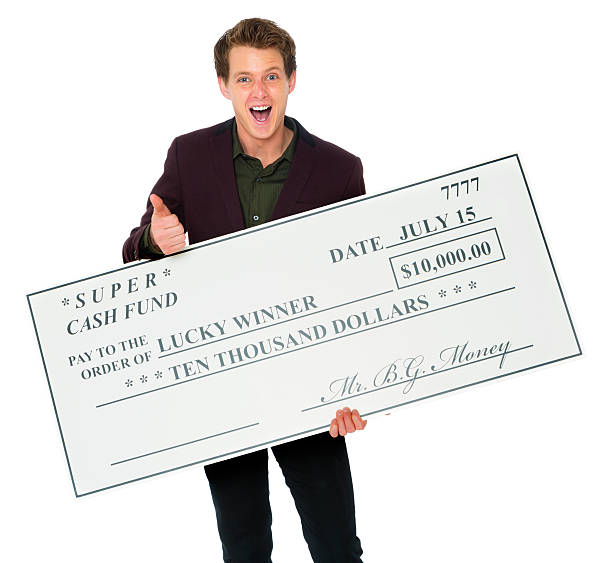
#> input picture samples/check8.jpg, 612 x 563 px
$ jupyter execute --allow-errors AssumingGoodPicture.ipynb   (shell and % lines are left out)
#> lines starting #> are read from the running program, lines starting #| are printed output that depends on the picture
[cell 1]

import torch
TORCH_VERSION = ".".join(torch.__version__.split(".")[:2])
CUDA_VERSION = torch.__version__.split("+")[-1]
print("torch: ", TORCH_VERSION, "; cuda: ", CUDA_VERSION)
#> (the rest of this cell did not finish here and is left out)

[cell 2]
import pytesseract
import argparse
import imutils
import cv2
import cv2 as cv
import re
import numpy as np
import math

import matplotlib.pyplot as plt
import matplotlib.image as mpimg
from PIL import Image

[cell 3]
def pltshow(imgzz):
    plt.imshow(cv2.cvtColor(imgzz, cv2.COLOR_BGR2RGB))

def eqhist(img):
    return cv2.equalizeHist(cv2.cvtColor(img, cv2.COLOR_BGR2GRAY))

# [52 lines left out: functions getCanPipe, sortCorners, getRect, drawRect, not called in this run]

def histeq(rgb_img):
    ycrcb_img = cv2.cvtColor(rgb_img, cv2.COLOR_BGR2YCrCb)
    ycrcb_img[:, :, 0] = cv2.equalizeHist(ycrcb_img[:, :, 0])
    return cv2.cvtColor(ycrcb_img, cv2.COLOR_YCrCb2BGR)

def subtractMaskFromImg(img, mask1):
    mask2 = cv2.bitwise_not(mask1)
    return cv2.bitwise_and(img, img, mask = mask2)

def getMaskFromImg(img, mask):
    return cv2.bitwise_and(img, img, mask = mask)


# [41 lines left out: functions getTemplate, approximateCorners, not called in this run]

# Working shiz

[cell 4]
plt.rcParams["figure.figsize"] = (15,15)

[cell 5]
def getDetectronOutput(image, dilateBy = 1, iterations = 20):
    """
    1,1 if no person
    7, 20 if person
    returns a cropped inamge of the check
    """
    orig = image.copy()
    image = imutils.resize(orig, width = 500) ## if the image does not have any humans, resize, else dont
    ratio = orig.shape[1] / float(image.shape[1])

    imagec = histeq(image)

    cfg = get_cfg()
    cfg.MODEL.DEVICE='cpu'
    # add project-specific config (e.g., TensorMask) here if you're not running a model in detectron2's core library
    cfg.merge_from_file(model_zoo.get_config_file("COCO-InstanceSegmentation/mask_rcnn_R_50_FPN_3x.yaml"))
    cfg.MODEL.ROI_HEADS.SCORE_THRESH_TEST = 0.5  # set threshold for this model
    # Find a model from detectron2's model zoo. You can use the https://dl.fbaipublicfiles... url as well
    cfg.MODEL.WEIGHTS = model_zoo.get_checkpoint_url("COCO-InstanceSegmentation/mask_rcnn_R_50_FPN_3x.yaml")
    predictor = DefaultPredictor(cfg)

    outputs = predictor(imagec)

    v = Visualizer(image[:, :, ::-1], MetadataCatalog.get(cfg.DATASETS.TRAIN[0]), scale=1.2)
    out = v.draw_instance_predictions(outputs["instances"].to("cpu"))

    peopleMasks = []
    bookMasks = []
    isABookMask = False
    isABookAndPersonMask = False
    temp = outputs["instances"]
    mask = None
    stillPeopleInThere = False

    if len(outputs["instances"].pred_classes) == 0: # nothing detected
        imagec = image
        isABookMask = True
    elif 73 in temp.pred_classes and 0 not in temp.pred_classes:
        # print("Skip me, go straight to the next step")
        imagec = image
        isABookMask = True
    elif 73 in temp.pred_classes and 0 in temp.pred_classes:  # assuming only one book in the image
        bookmask = np.array(temp.pred_masks[list(temp.pred_classes).index(73)])
        indices = bookmask.astype(np.uint8)  #convert to an unsigned byte
        indices*=255
        kernel = np.ones((dilateBy,dilateBy), np.uint8)
        img_dilation = cv2.dilate(indices, kernel, iterations=iterations)
        bookMask = getMaskFromImg(image, img_dilation)
        imagec = bookMask
        mask = img_dilation
        # imagec = getMaskFromImg(imagec, img_dilation)
        isABookAndPersonMask = True
    else:  # lots of people in the img
        # print("Lots of people")
        cntr = 0
        indices = None
        stillPeopleInThere = True
        for i in temp.pred_masks:
            kernel = np.ones((3,3), np.uint8)
            currClass = temp.pred_classes[cntr]
            if currClass == 0 or currClass == 27 or currClass == 58:
                if indices is None:
                    indices = np.array(i).astype(np.uint8)
                    # indices = indices*255
                    indices = cv2.dilate(indices, kernel, iterations=1)
                else:
                    tempmask = np.array(i).astype(np.uint8)
                    # tempmask = tempmask*255
                    tempmask = cv2.dilate(tempmask, kernel, iterations=1)
                    indices = cv2.bitwise_or(tempmask, indices)
            cntr+= 1
        indices = indices*255
        mask = indices
        imagec = subtractMaskFromImg(image, indices)
    # print(imagec, out, temp.pred_classes, isABookMask)
    return imagec, out, temp.pred_classes, isABookMask, isABookAndPersonMask, stillPeopleInThere, mask, image

# [27 lines left out: functions correctPerspectiveAndOrientationGivenCheck, fitScreenToRect, not called in this run]

## Actual workflow

0.9199, 1.404, 0.75

-- so greater than 0.9 h/w ratio and a person in it and i assume its a getty image type

[cell 6]
# image = cv.imread("newOnes/check2.jpg")
image = cv.imread("samples/check8.jpg")
#> image is the input picture: shape (563, 612, 3); mean B, G, R 220.9, 221.9, 223.4
ogog = image.copy()
templatePath = "samples/blankcheck2.jpg"
pltshow(image)

#> (a cell that did not finish here is left out)

#> in getDetectronOutput, `image = imutils.resize(orig, width = 500)`:
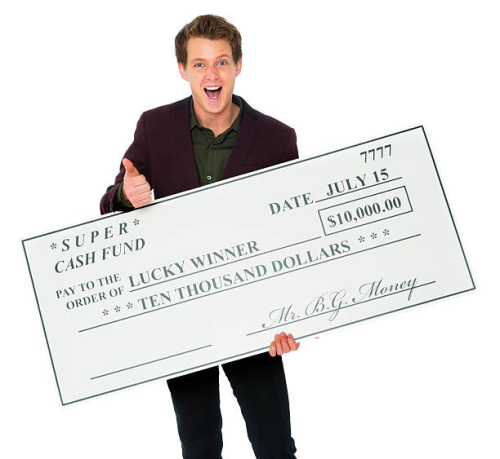
#> image: shape (459, 500, 3); mean B, G, R 220.9, 221.9, 223.4
#> in histeq, `ycrcb_img = cv2.cvtColor(rgb_img, cv2.COLOR_BGR2YCrCb)`: ycrcb_img: shape (459, 500, 3); mean of channels 0, 1, 2 222.2, 128.8, 127.3
#> in histeq, `ycrcb_img[:, :, 0] = cv2.equalizeHist(ycrcb_img[:, :, 0])`: ycrcb_img: shape (459, 500, 3); mean of channels 0, 1, 2 164, 128.8, 127.3
#> in histeq, `return cv2.cvtColor(ycrcb_img, cv2.COLOR_YCrCb2BGR)`:
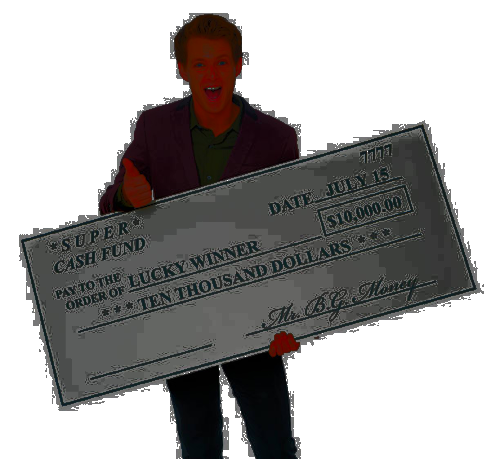
#> returned value: shape (459, 500, 3); mean B, G, R 162.9, 163.6, 165.2
